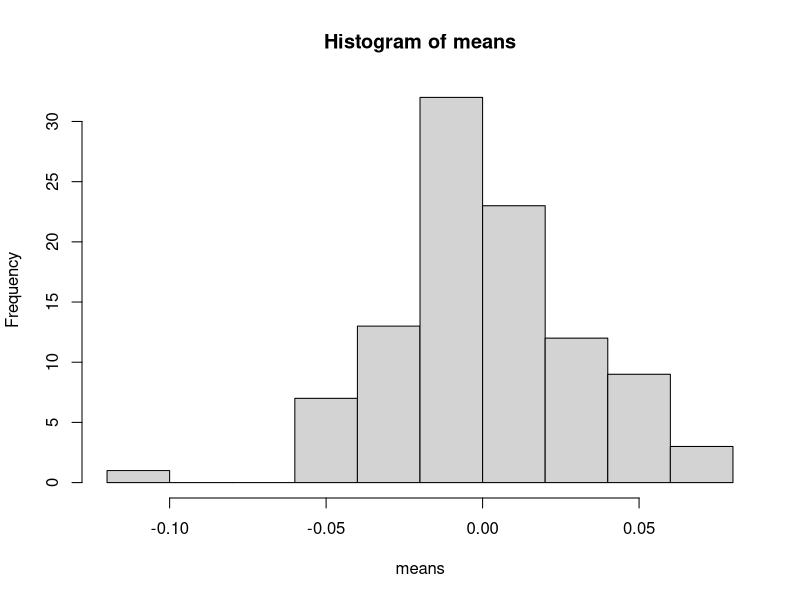

This chart was generated by the following R code:
## ---- chunk 1
knitr::opts_chunk$set(
	echo = FALSE,
	message = FALSE,
	warning = FALSE
)
## ---- chunk 2
n = 100
means = numeric()
for(i in 1:n){
  x = rnorm(1000)
  mean = mean(x)
  means = c(means, mean)
}
hist(means)


